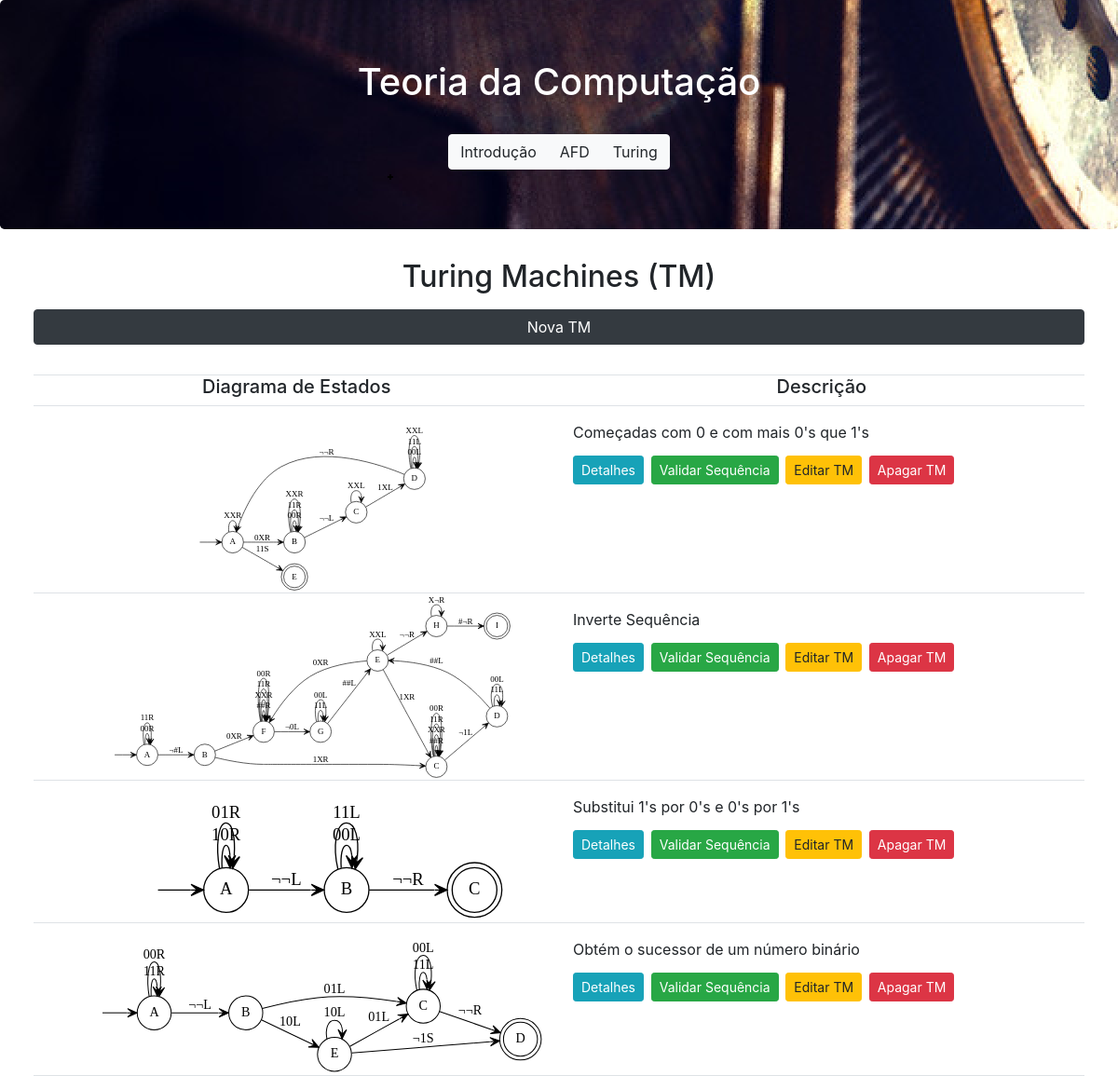
/turing, run on the app's committed database.
### website/models.py (models this page shows, shortened)
class TM(models.Model):
    descricao = models.CharField(max_length=200)
    estados = models.CharField(max_length=200)
    estadoinicial = models.CharField(max_length=200)
    estadodeaceitacao = models.CharField(max_length=200)
    tabeladetransicoes = models.CharField(max_length=600)

### website/views.py (the view)
# urls.py: path('turing', views.turing, name='turing'),
def turing(request):
    context = {'tms': TM.objects.all()}
    return render(request, 'website/turing.html', context)

### website/templates/website/turing.html
{% extends 'website/layout.html' %}
{% block main %}
    <h2>Turing Machines (TM)</h2>
    <a href="{% url 'website:optionTM' %}" class="btn btn-dark btn-block" style="margin-bottom: 2rem; margin-top: 1rem">Nova TM</a>
    <div class="container">
        <div class="row">
            <div class="col-sm-6 border-bottom border-top">
                <h5>Diagrama de Estados</h5>
            </div>
            <div class="col-sm-6 border-bottom border-top">
                <h5>Descrição</h5>
            </div>
        </div>
    </div>
    {% for tm in tms %}
        <div class="container">
            <div class="row">
                <div class="col-sm-6 border-bottom">
                    {% load static %} <img src="{% static "website/images/"|add:tm.descricao|add:".svg"%}" alt="home" style="max-width: 100%; max-height: 200px" />
                </div>
                <div class="col-sm-6 border-bottom" style="text-align: left; margin-top: 1rem">
                    <span class="desc">
                        {{ tm.descricao}}
                    </span>
                    <p style="margin-top: 0.8rem">
                        <a href="{% url 'website:detalhesTM' tm.id %}" class="btn btn-info  btn-sm" style="margin-right: 0.2rem;">
                            Detalhes
                        </a>
                        <a href="{% url 'website:sequenciaTM' tm.id %}" class="btn btn-success  btn-sm" style="margin-right: 0.2rem;">
                            Validar Sequência
                        </a>
                        <a href="{% url 'website:editaTM' tm.id %}" class="btn btn-warning  btn-sm" style="margin-right: 0.2rem;">
                            Editar TM
                        </a>
                        <a href="{% url 'website:apagaTM' tm.id %}" class="btn btn-danger  btn-sm" style="margin-right: 0.2rem;">
                            Apagar TM
                        </a>
                    </p>
                </div>
            </div>
        </div>
   {% endfor %}
{% endblock %}

### data on the page
TM: descricao (picture), descricao "Começadas com 0 e com mais 0's que 1's"
TM: descricao (picture), descricao "Inverte Sequência"
TM: descricao (picture), descricao "Substitui 1's por 0's e 0's por 1's"
TM: descricao (picture), descricao "Obtém o sucessor de um número binário"
